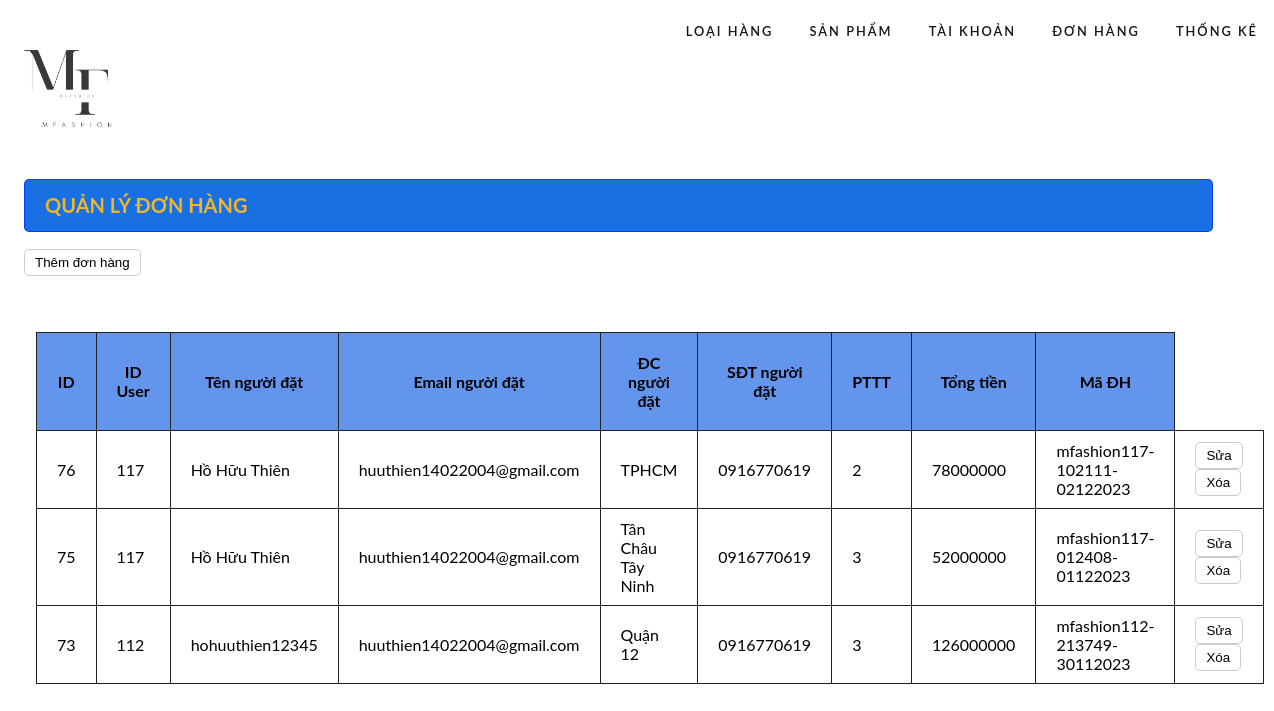
/admin/index.php?act=dsdh, run on the app's committed database.
### tables this page shows
CREATE TABLE `donhang` (
  `id` int(11) NOT NULL,
  `iduser` int(11) NOT NULL,
  `nguoidat_ten` varchar(50) NOT NULL,
  `nguoidat_email` varchar(50) NOT NULL,
  `nguoidat_diachi` varchar(100) NOT NULL,
  `nguoidat_dienthoai` varchar(20) NOT NULL,
  `nguoinhan_ten` varchar(50) DEFAULT '0',
  `nguoinhan_dienthoai` varchar(20) DEFAULT '0',
  `nguoinhan_diachi` varchar(50) DEFAULT '0',
  `pttt` tinyint(1) NOT NULL DEFAULT 0,
  `tongthanhtoan` int(11) NOT NULL DEFAULT 0,
  `madh` varchar(50) NOT NULL
);

### admin/model/pdo.php (called while the page is built, shortened)
<?php
function pdo_get_connection(){
    $dburl = "mysql:host=localhost;dbname=thoitrang;charset=utf8";
    $username = 'root';
    $password = '';
    $conn = new PDO($dburl, $username, $password);
    $conn->setAttribute(PDO::ATTR_ERRMODE, PDO::ERRMODE_EXCEPTION);
    return $conn;
}
function pdo_query($sql){
    $sql_args = array_slice(func_get_args(), 1);
    try{
        $conn = pdo_get_connection();
        $stmt = $conn->prepare($sql);
        $stmt->execute($sql_args);
        $rows = $stmt->fetchAll();
        return $rows;
    }
    catch(PDOException $e){
        throw $e;
    }
    finally{
        unset($conn);
    }
}

### admin/model/donhang.php (called while the page is built, shortened)
<?php
    function loatall_donhang(){
        $sql="select* from donhang order by id desc";
        $listdh= pdo_query($sql);
        return $listdh;
    }
?>

### admin/donhang/list.php (the view)
<div class="row">
        <div class="row header">
            <H1>QUẢN LÝ ĐƠN HÀNG</H1>
        </div>
        <div class="row mb20">
                    <a href="index.php?act=adddh"><input type="button" value="Thêm đơn hàng"></a>
                </div>
        <div class="row formcontent">
                <div class="row mb10 formdsloai">
                    <table>
                        <tr>
                            <th>ID</th>
                            <th>ID User</th>
                            <th>Tên người đặt</th>
                            <th>Email người đặt</th>
                            <th>ĐC người đặt</th>
                            <th>SĐT người đặt</th>
                            <th>PTTT</th>
                            <th>Tổng tiền</th>
                            <th>Mã ĐH</th>
                        </tr>
                        <?php
                            foreach($listdh as $donhang){
                                extract($donhang);
                                $suadh="index.php?act=suadh&id=".$id;
                                $xoadh="index.php?act=xoadh&id=".$id;
                                echo '<tr>
                                <td>'.$id.'</td>
                                <td>'.$iduser.'</td>
                                <td>'.$nguoidat_ten.'</td>
                                <td>'.$nguoidat_email.'</td>
                                <td>'.$nguoidat_diachi.'</td>
                                <td>'.$nguoidat_dienthoai.'</td>
                                <td>'.$pttt.'</td>
                                <td>'.$tongthanhtoan.'</td>
                                <td>'.$madh.'</td>
                                <td><a href="'.$suadh.'"><input type="button" value="Sửa"></a> <a href="'.$xoadh.'"><input type="button" value="Xóa"></a></td>
                            </tr>';
                            }
                        ?>
                    </table>
                </div>
        </div>
    </div>

### admin/admin.css (style rules this page uses)
body { margin: 0; font-size: 90%; background: #fff; font-family: 'Lato', sans-serif; scroll-behavior: smooth; }
body a { text-decoration: none; transition: 0.5s all; -webkit-transition: 0.5s all; -moz-transition: 0.5s all; -o-transition: 0.5s all; -ms-transition: 0.5s all; }
th { background-color: #007bff; color: #FFF; }
.row { float: left; width: 100%; margin: 12px 12px; }
.row .header { background-color: #1870e3; border: 1px #0725e9af solid; color: #f0b626; border-radius: 5px; font-size: 10px; padding: 0px 20px; }
.formcontent { padding: 20px 0px; }
.formcontent input[type="submit"], .formcontent input[type="reset"], .formcontent input[type="button"] { border-radius: 5px; padding: 5px 10px; background-color: white; border: 1px #CCC solid; }
.mb10 { margin-bottom: 10px; }
.formdsloai table { width: 90%; border-collapse: collapse; }
.formdsloai table th { width: 5%; padding: 20px 20px; color: #050101; background-color: cornflowerblue; border: 1px #212121 solid; }
.formdsloai table th:nth-child(2) { width: 20%; color: #050101; background-color: cornflowerblue; }
.formdsloai table th:nth-child(3) { width: 25%; color: #050101; background-color: cornflowerblue; }
.formdsloai table th:nth-child(4) { width: 15%; color: #050101; background-color: cornflowerblue; }
.formdsloai table th:nth-child(5) { width: 10%; color: #050101; background-color: cornflowerblue; }
.formdsloai table th:nth-child(6) { width: 30%; color: #050101; background-color: cornflowerblue; }
.formdsloai table th:nth-child(7) { width: 30%; color: #050101; background-color: cornflowerblue; }
.formdsloai table th:nth-child(8) { width: 30%; color: #050101; background-color: cornflowerblue; }
.formdsloai table td { padding: 10px 20px; border: 1px #212121 solid; }
.mb20 { margin-top: 10px; }
.mb20 input[type="button"] { border-radius: 5px; padding: 5px 10px; background-color: white; border: 1px #CCC solid; }

### admin/view/header.php (style rules this page uses)
body { font-size: 100%; }
.row { float: left; width: 100%; margin: 12px 12px; }
.row .header { width: 90%; }
.mb20 { margin-top: 5px; }
.mb20 input[type="button"] { border-radius: 5px; padding: 5px 10px; background-color: white; border: 1px #CCC solid; }
.formdsloai table th { width: 5%; color: #050101; background-color: cornflowerblue; border: 1px #212121 solid; }
.formdsloai table th:nth-child(2) { width: 15%; color: #050101; background-color: cornflowerblue; }
.formdsloai table th:nth-child(3) { width: 10%; color: #050101; background-color: cornflowerblue; }
.formdsloai table th:nth-child(4) { width: 10%; color: #050101; background-color: cornflowerblue; }
.formdsloai table th:nth-child(5) { width: 25%; color: #050101; background-color: cornflowerblue; }
.formdsloai table th:nth-child(6) { width: 15%; color: #050101; background-color: cornflowerblue; }

### data on the page
donhang: id "76", iduser "117", nguoidat_ten "Hồ Hữu Thiên", nguoidat_email "huuthien14022004@gmail.com", nguoidat_diachi "TPHCM", nguoidat_dienthoai "0916770619", pttt "2", tongthanhtoan "78000000", madh "mfashion117-102111-02122023"
donhang: id "75", iduser "117", nguoidat_ten "Hồ Hữu Thiên", nguoidat_email "huuthien14022004@gmail.com", nguoidat_diachi "Tân Châu Tây Ninh", nguoidat_dienthoai "0916770619", pttt "3", tongthanhtoan "52000000", madh "mfashion117-012408-01122023"
donhang: id "73", iduser "112", nguoidat_ten "hohuuthien12345", nguoidat_email "huuthien14022004@gmail.com", nguoidat_diachi "Quận 12", nguoidat_dienthoai "0916770619", pttt "3", tongthanhtoan "126000000", madh "mfashion112-213749-30112023"
